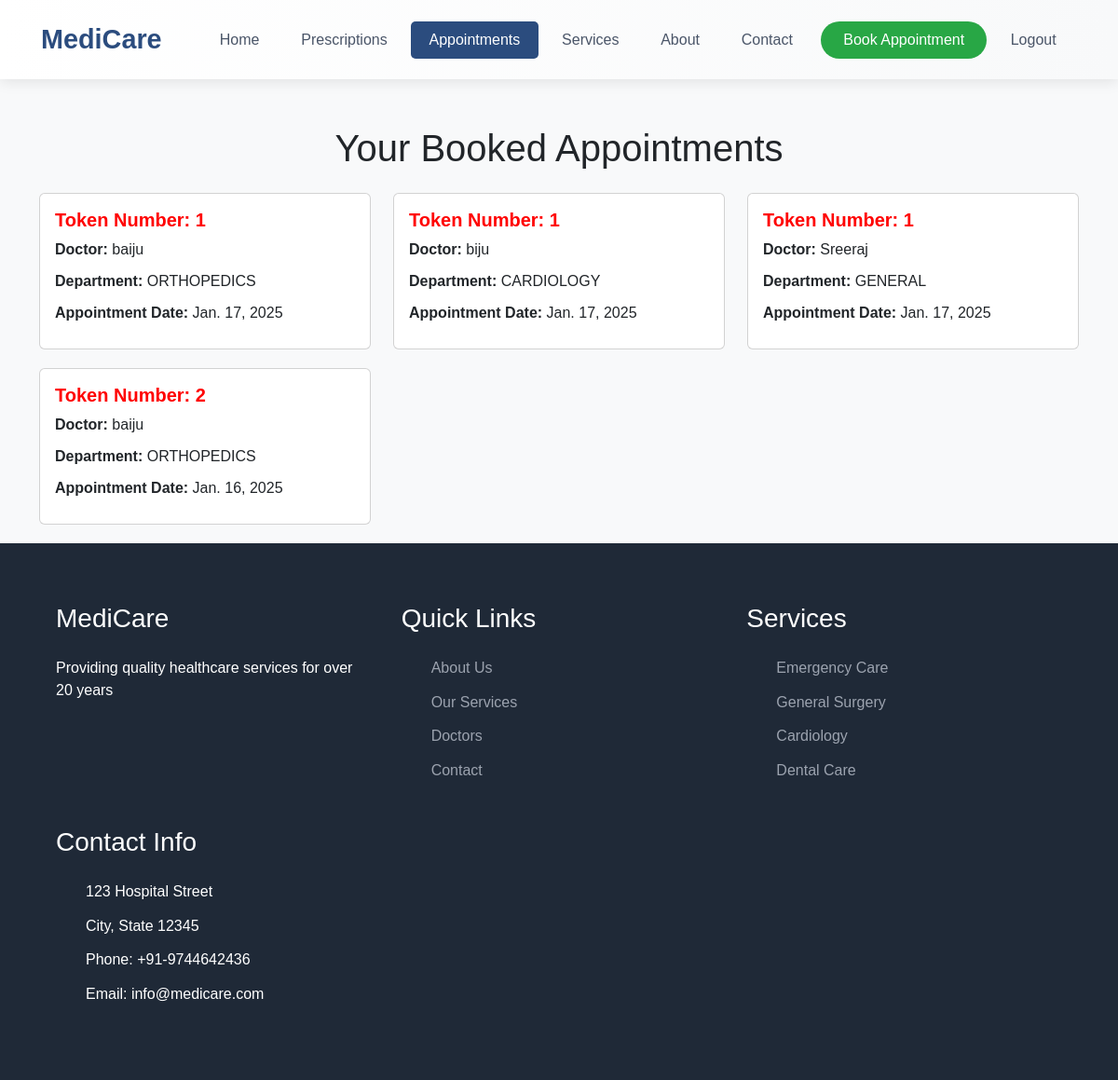
The app's page /appointment_success (signed in) with its own data.
### app/models.py (models this page shows)
class Appointment(models.Model):
    doctor = models.ForeignKey(Doctor, on_delete=models.CASCADE)
    patient = models.ForeignKey(Patient, on_delete=models.CASCADE)
    appointment_date = models.DateField()
    token_number = models.IntegerField()
    department = models.CharField(max_length=50)

class Doctor(models.Model):
    department = models.ForeignKey(Department, related_name='doctors', on_delete=models.CASCADE)
    name = models.CharField(max_length=100)
    specialization = models.CharField(max_length=100)
    password = models.TextField()
    email = models.EmailField(unique=True,)

### app/views.py (the view)
# urls.py: path('appointment_success', views.appointment_success),
def appointment_success(request):
    email = request.session.get('patient')
    if not email:
        return redirect('login')  # Assuming you have a login view
    try:
        patient = Patient.objects.get(email=email)
    except Patient.DoesNotExist:
        return redirect('login')
    appointments = Appointment.objects.filter(patient=patient).order_by('appointment_date')[::-1]
    if not appointments:
        return render(request, 'user/appointment_success.html', {'message': 'No appointments found.'})
    return render(request, 'user/appointment_success.html', {'appointments': appointments})

### templates/user/appointment_success.html (shortened to what this page needs)
<!DOCTYPE html>
<html lang="en">
<head>
    <link href="https://cdn.jsdelivr.net/npm/bootstrap@5.3.3/dist/css/bootstrap.min.css" rel="stylesheet">
    <link href="https://cdn.jsdelivr.net/npm/bootstrap-icons/font/bootstrap-icons.css" rel="stylesheet">
</head>
<body>
    <nav class="navbar navbar-expand-lg navbar-light bg-light sticky-top">
        <div class="container-fluid">
            <a class="navbar-brand" href="user_home">MediCare</a>
            <div class="collapse navbar-collapse" id="navbarNav">
                <ul class="navbar-nav ms-auto">
                    <li class="nav-item">
                        <a class="nav-link" href="user_home">Home</a>
                    </li>
                    <li class="nav-item">
                        <a class="nav-link" href="prescriptions">Prescriptions</a>
                    </li>
                    <li class="nav-item">
                        <a class="nav-link active" href="appointment_success">Appointments</a>
                    </li>
                    <li class="nav-item">
                        <a class="nav-link" href="services">Services</a>
                    </li>
                    <li class="nav-item">
                        <a class="nav-link" href="about">About</a>
                    </li>
                    <li class="nav-item">
                        <a class="nav-link" href="contact">Contact</a>
                    </li>
                    <li class="nav-item">
                        <a class="nav-link appointment-btn" href="appointment">Book Appointment</a>
                    </li>
                    <li class="nav-item">
                        <a class="nav-link" href="logout">Logout</a>
                    </li>
                </ul>
            </div>
        </div>
    </nav>
    <div class="container">
        <h1 class="text-center mb-4">Your Booked Appointments </h1>
        {% if appointments %}
        <div class="row">
            {% for appointment in appointments %}
            <div class="col-md-4">
                <div class="card">
                    <div class="card-body">
                        <h5 class="card-title" style="color: red;">Token Number: {{ appointment.token_number }}</h5>
                        <div class="appointment-info">
                            <span>Doctor:</span> {{ appointment.doctor.name }}
                        </div>
                        <div class="appointment-info">
                            <span>Department:</span> {{ appointment.department }}
                        </div>
                        <div class="appointment-info">
                            <span>Appointment Date:</span> {{ appointment.appointment_date }}
                        </div>
                    </div>
                </div>
            </div>
            {% endfor %}
        </div>
        {% else %}
        <p class="text-center">{{ message }}</p>
        {% endif %}
    </div>
    <footer>
        <div class="footer-grid">
            <div class="footer-column">
                <h3>MediCare</h3>
                <p>Providing quality healthcare services for over 20 years</p>
            </div>
            <div class="footer-column">
                <h3>Quick Links</h3>
                <ul>
                    <li><a href="about">About Us</a></li>
                    <li><a href="services">Our Services</a></li>
                    <li><a href="#">Doctors</a></li>
                    <li><a href="contact">Contact</a></li>
                </ul>
            </div>
            <div class="footer-column">
                <h3>Services</h3>
                <ul>
                    <li><a href="#">Emergency Care</a></li>
                    <li><a href="#">General Surgery</a></li>
                    <li><a href="#">Cardiology</a></li>
                    <li><a href="#">Dental Care</a></li>
                </ul>
            </div>
            <div class="footer-column">
                <h3>Contact Info</h3>
                <ul>
                    <li>123 Hospital Street</li>
                    <li>City, State 12345</li>
                    <li>Phone: +91-9744642436</li>
                    <li>Email: info@medicare.com</li>
                </ul>
            </div>
        </div>
    </footer>
</body>
</html>

### templates/user/appointment_success.html (style rules this page uses)
.navbar { padding: 1rem 2rem; background: linear-gradient(to right, #ffffff, #f8f9fa); box-shadow: 0 2px 15px rgba(0, 0, 0, 0.1); transition: all 0.3s ease; }
.navbar-brand { font-size: 1.8rem; font-weight: 700; color: #2b4c7e !important; transition: color 0.3s ease; }
.nav-link { color: #4a5568 !important; font-weight: 500; padding: 0.5rem 1.2rem !important; border-radius: 5px; transition: all 0.3s ease; margin: 0 0.2rem; }
.nav-link.active { color: #ffffff !important; background-color: #2b4c7e; }
.nav-link.appointment-btn { color: #fff !important; background-color: #28a745; padding: 0.5rem 1.5rem !important; border-radius: 25px; margin-left: 0.5rem; }
body { background-color: #f8f9fa; font-family: 'Arial', sans-serif; }
.container { margin-top: 50px; }
.card { margin-bottom: 20px; }
.card-title { font-size: 1.25rem; font-weight: bold; }
.appointment-info { font-size: 1rem; margin-bottom: 10px; }
.appointment-info span { font-weight: bold; }
footer { background: #1f2937; color: white; padding: 4rem 5%; }
.footer-grid { display: grid; grid-template-columns: repeat(auto-fit, minmax(250px, 1fr)); gap: 2rem; max-width: 1200px; margin: 0 auto; }
.footer-column h3 { margin-bottom: 1.5rem; }
.footer-column ul { list-style: none; }
.footer-column ul li { margin-bottom: 0.8rem; }
.footer-column ul li a { color: #9ca3af; text-decoration: none; transition: color 0.3s; }

### records on screen
Appointment: token_number "1", doctor.name "baiju", department "ORTHOPEDICS", appointment_date "Jan. 17, 2025"
Appointment: token_number "1", doctor.name "biju", department "CARDIOLOGY", appointment_date "Jan. 17, 2025"
Appointment: token_number "1", doctor.name "Sreeraj", department "GENERAL", appointment_date "Jan. 17, 2025"
Appointment: token_number "2", doctor.name "baiju", department "ORTHOPEDICS", appointment_date "Jan. 16, 2025"
